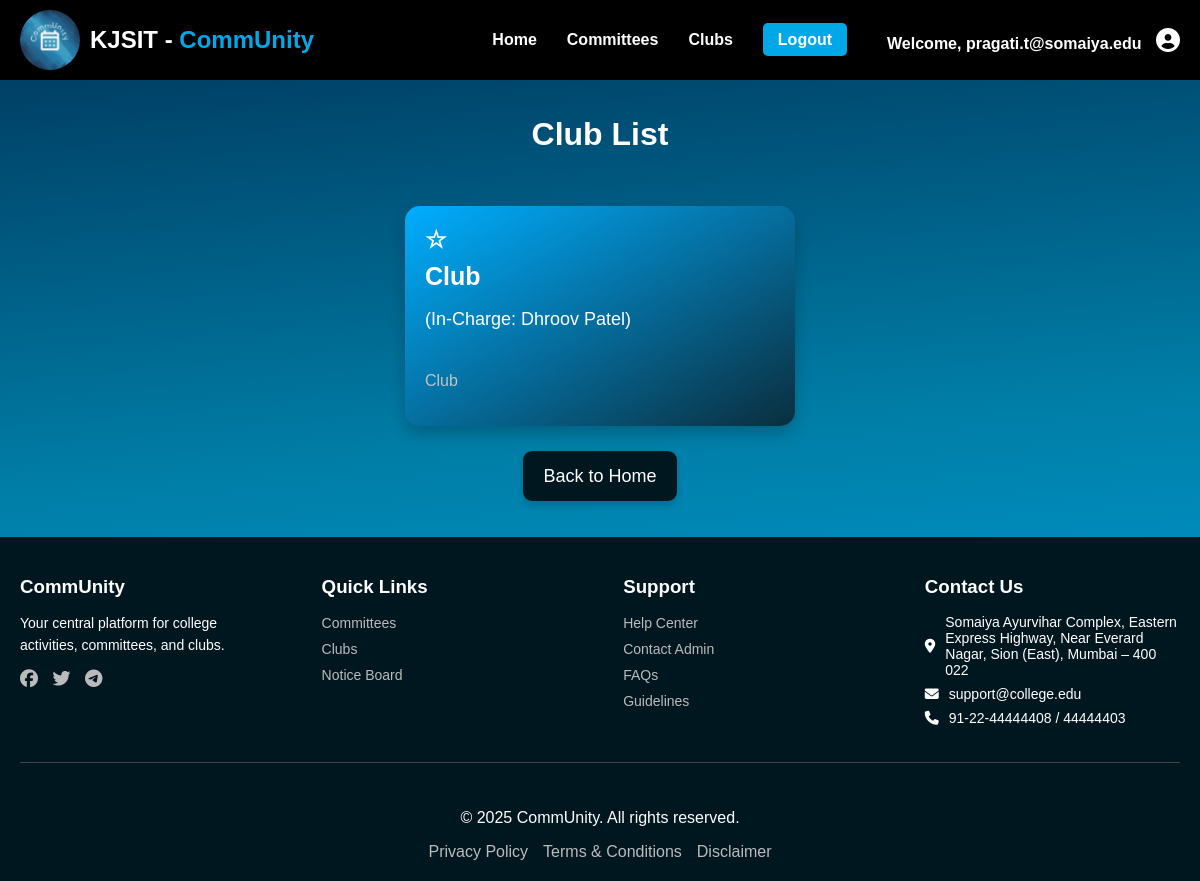
The app's page /committees/clubs/ (signed in), older data.
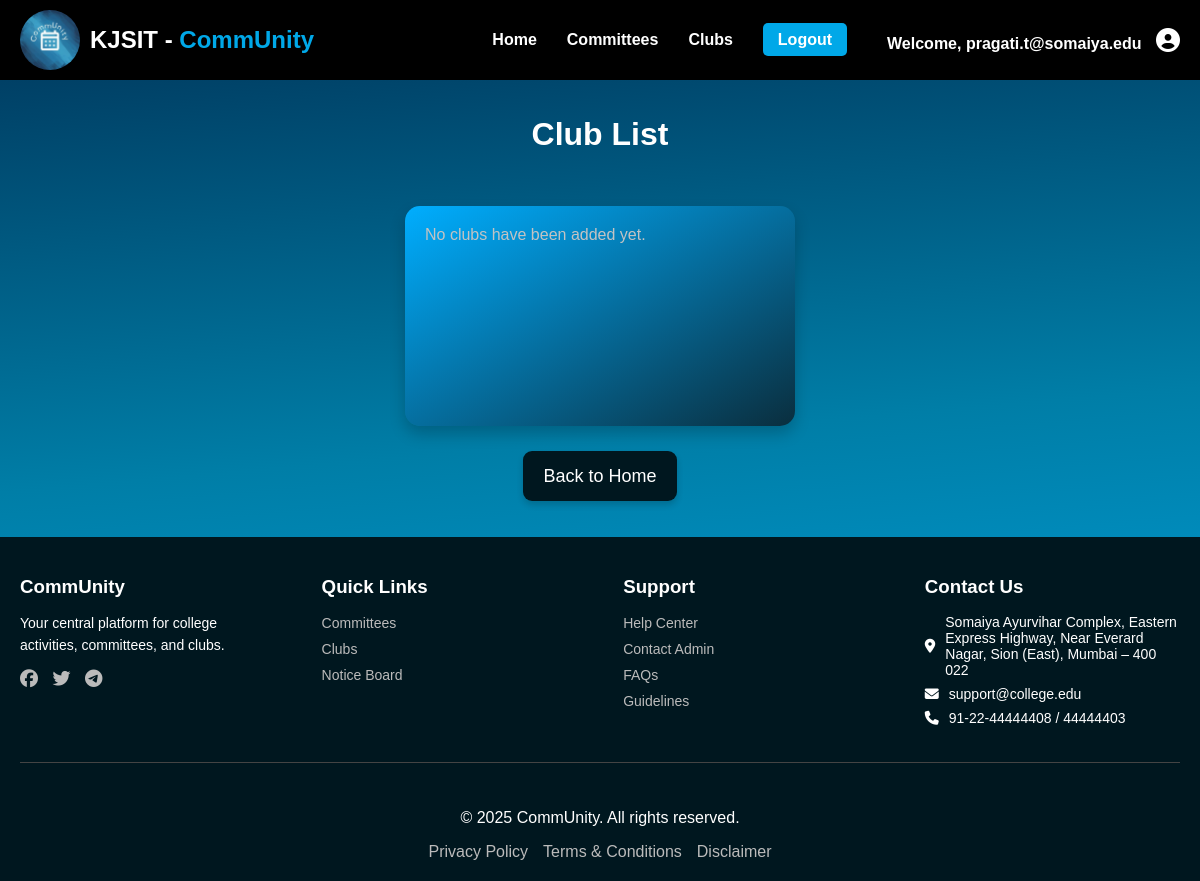
The same page, newer data.
### committees/models.py (models this page shows, shortened)
class Associations(models.Model):
    ROLE_CHOICES = (
        ('committees', 'Committees'),
        ('clubs', 'Clubs')
    )
    STATUS_CHOICES = (
        ('pending', 'Pending Approval'),
        ('approved', 'Approved'),
        ('rejected', 'Rejected'),
        ('delete_pending', 'Delete Request Pending'),
    )
    id = models.AutoField(primary_key=True)
    name = models.CharField(max_length=255)
    description = models.TextField()
    type = models.CharField(max_length=15, choices=ROLE_CHOICES)
    faculty_incharge = models.ForeignKey('faculty.Faculty', on_delete=models.CASCADE)
    created_by = models.ForeignKey('members.CoreMember', on_delete=models.CASCADE, null=True, blank=True)
    created_at = models.DateTimeField(auto_now_add=True)
    image = models.ImageField(upload_to='association_images/', null=True, blank=True)
    status = models.CharField(max_length=15, choices=STATUS_CHOICES, default='pending')
    owner = models.ForeignKey('members.CoreMember', on_delete=models.SET_NULL, null=True, blank=True,related_name='owned_associations')

### faculty/models.py (models this page shows, shortened)
class Faculty(models.Model):
    id = models.OneToOneField(UserProfile, on_delete=models.CASCADE, primary_key=True)
    department = models.CharField(max_length=100)
    designation = models.CharField(max_length=100,null=True,blank=True)
    locked_dates = models.JSONField(null=True,blank=True)
    permissions = models.JSONField(default=list,null=True,blank=True)

### Login/models.py (models this page shows, shortened)
class UserProfile(models.Model):
    ROLE_CHOICES = (
        ('faculty', 'Faculty'),
        ('core_member', 'Core Member'),
        ('member', 'Member'),
        ('non_participating', 'Non Participating')
    )
    id = models.OneToOneField(settings.AUTH_USER_MODEL, on_delete=models.CASCADE, primary_key=True)
    ssv_id = models.IntegerField(null=True, blank=True, unique=True)  # New field
    full_name = models.CharField(max_length=255)
    role = models.CharField(max_length=20, choices=ROLE_CHOICES,default='non_participating')
    profile_picture = models.ImageField(upload_to='profile_pics/', default='profile_pics/default.jpg',null=True, blank=True)
    created_at = models.DateTimeField(auto_now_add=True)
    updated_at = models.DateTimeField(auto_now=True)
    preferences = models.JSONField(default=list,null=True,blank=True) # New field for preferences

### committees/views.py (the view, shortened to what this page needs)
# urls.py: path('clubs/', views.club_list, name='club_list'),
def club_list(request):
    user = request.user
    clubs = Associations.objects.filter(type='clubs',status__in=["approved", "delete_pending"])
    preferences = []
    if request.user.is_authenticated:
        preferences = UserProfile.objects.get(id=user).preferences
    print("Preferences:", preferences)
    context = {
        'clubs': clubs,
        'preferences': preferences
    }
    request.session['url'] = 'club_list'
    return render(request, 'committees/clubs_list.html', context)

### committees/templates/committees/clubs_list.html (shortened to what the changed rows need)
{% load static %}
<link rel="stylesheet" href="https://cdnjs.cloudflare.com/ajax/libs/font-awesome/6.5.1/css/all.min.css">
<link rel="stylesheet" href="{% static 'css/club_list.css' %}">
<body>
<header>
    <h1>Club List</h1>
</header>
<main class="main-content">
<div class="club-list">
    <ul>
        {% for club in clubs %}
            {% if club.status == "approved" or club.status == "delete_pending" %}
                <li>
                    <span
                        class="star-icon {% if club.id in preferences %}selected{% endif %}"
                        data-club-id="{{ club.id }}"
                        onclick="toggleSelection(this)">
                        {% if club.id in preferences %} &#9733; {% else %} &#9734; {% endif %}
                    </span>
                    <a href="{% url 'club_detail' pk=club.id %}" class="club-name">
                        {{ club.name }}
                    </a>
                    <p class="faculty-incharge">
                        (In-Charge: {{ club.faculty_incharge.id.full_name }})
                    </p>
                    <p>{{ club.description }}</p>
                </li>
            {% endif %}
        {% empty %}
            <li>No clubs have been added yet.</li>
        {% endfor %}
    </ul>
</div>
</main>
</body>

Row changes from the older to the newer data that the page shows:
removed Associations: name "Club", faculty_incharge.id.full_name "Dhroov Patel", description "Club"
Text that changed along with them:
text now shown: "No clubs have been added yet."
